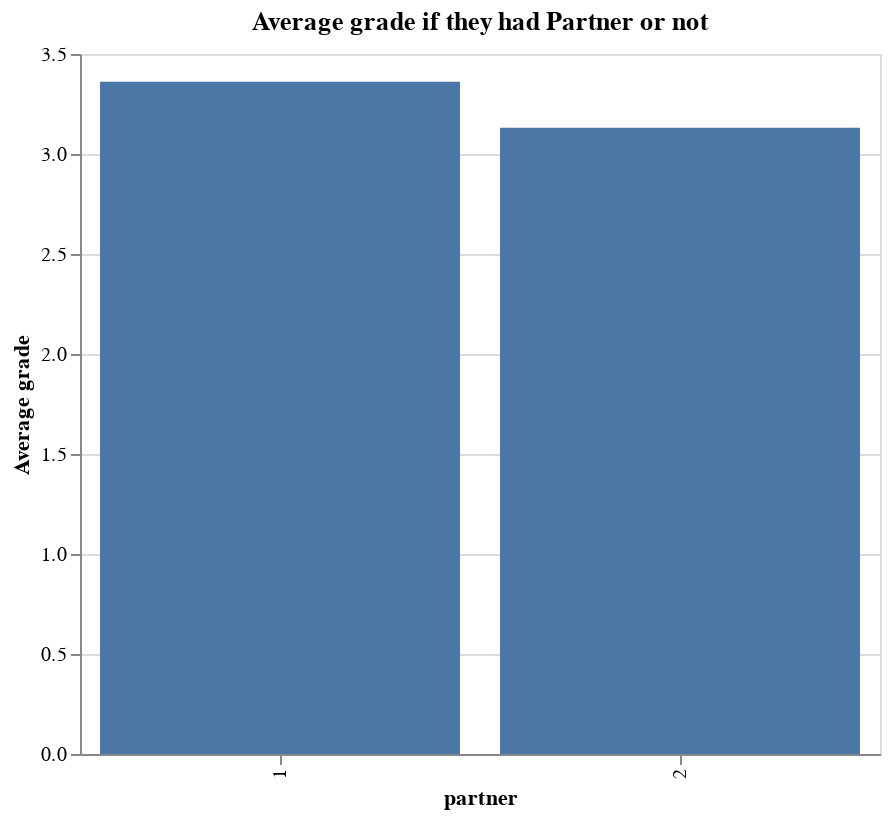

The code cell stored with this chart in its notebook:
### Markdown cell above
More than half the students did not have partners.

### Code cell
#Plot bar chart
alt.Chart(df).mark_bar().encode(
    x=alt.X('partner:O',title = 'partner'),
    y=alt.Y('mean(grade):Q', title='Average grade'),
).properties(
    title = 'Average grade if they had Partner or not ',
    height=350,
    width=400
)

### Figure 1 — Vega-Lite specification as saved in the notebook (floating-point values rounded to 4 significant figures; data arrays with more than 128 entries replaced by an {"elided": "..."} marker saying what was removed)
{"config": {"view": {"continuousWidth": 300, "continuousHeight": 300}}, "data": {"name": "data-5ceab476ce11912bf4aa49f6c0545437"}, "mark": {"type": "bar"}, "encoding": {"x": {"field": "partner", "title": "partner", "type": "ordinal"}, "y": {"aggregate": "mean", "field": "grade", "title": "Average grade", "type": "quantitative"}}, "height": 350, "title": "Average grade if they had Partner or not ", "width": 400, "$schema": "https://vega.github.io/schema/vega-lite/v5.8.0.json", "datasets": {"data-5ceab476ce11912bf4aa49f6c0545437": {"elided": "145 records"}}}
